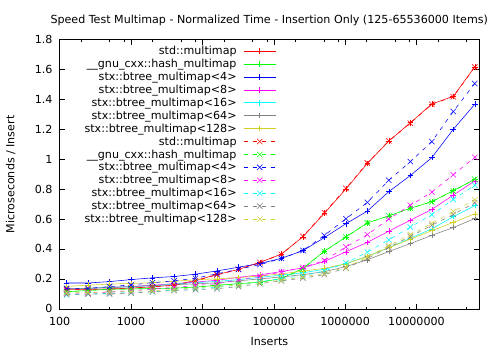

This chart was generated by the following gnuplot code:
#!/usr/bin/env gnuplot

set pointsize 0.7
set style line 1 linecolor rgbcolor "#FF0000" linewidth 1.6 pointsize 0.6 linetype 1
set style line 2 linecolor rgbcolor "#00FF00" linewidth 1.6 pointsize 0.6 linetype 1
set style line 3 linecolor rgbcolor "#0000FF" linewidth 1.6 pointsize 0.6 linetype 1
set style line 4 linecolor rgbcolor "#FF00FF" linewidth 1.6 pointsize 0.6 linetype 1
set style line 5 linecolor rgbcolor "#00FFFF" linewidth 1.6 pointsize 0.6 linetype 1
set style line 6 linecolor rgbcolor "#808080" linewidth 1.6 pointsize 0.6 linetype 1
set style line 7 linecolor rgbcolor "#D0D020" linewidth 1.6 pointsize 0.6 linetype 1
set style line 8 linecolor rgbcolor "#FF0000" linewidth 1.6 pointsize 0.6 linetype 2
set style line 9 linecolor rgbcolor "#00FF00" linewidth 1.6 pointsize 0.6 linetype 2
set style line 10 linecolor rgbcolor "#0000FF" linewidth 1.6 pointsize 0.6 linetype 2
set style line 11 linecolor rgbcolor "#FF00FF" linewidth 1.6 pointsize 0.6 linetype 2
set style line 12 linecolor rgbcolor "#00FFFF" linewidth 1.6 pointsize 0.6 linetype 2
set style line 13 linecolor rgbcolor "#808080" linewidth 1.6 pointsize 0.6 linetype 2
set style line 14 linecolor rgbcolor "#D0D040" linewidth 1.6 pointsize 0.6 linetype 2
set style increment user

set terminal pdf size 5, 3.5 dashed
set output 'speedtest-delta.pdf'

### 3rd Plot

set title "Speed Test Multimap - Normalized Time - Insertion Only (125-65536000 Items)"
set key top left
set logscale x
set xrange [100:76000000]
set xlabel "Inserts"
set ylabel "Microseconds / Insert"
set format x "%.0f"

plot "new/speed-map-insert.txt" using 1:($2 / $1) * 1000000 title "std::multimap" with linespoints, \
     "new/speed-map-insert.txt" using 1:($3 / $1) * 1000000 title "__gnu_cxx::hash_multimap" with linespoints, \
     "new/speed-map-insert.txt" using 1:($5 / $1) * 1000000 title "stx::btree_multimap<4>" with linespoints,  \
     "new/speed-map-insert.txt" using 1:($6 / $1) * 1000000 title "stx::btree_multimap<8>" with linespoints,  \
     "new/speed-map-insert.txt" using 1:($7 / $1) * 1000000 title "stx::btree_multimap<16>" with linespoints, \
     "new/speed-map-insert.txt" using 1:($8 / $1) * 1000000 title "stx::btree_multimap<64>" with linespoints, \
     "new/speed-map-insert.txt" using 1:($9 / $1) * 1000000 title "stx::btree_multimap<128>" with linespoints, \
     \
     "old/speed-map-insert.txt" using 1:($2 / $1) * 1000000 title "std::multimap" with linespoints, \
     "old/speed-map-insert.txt" using 1:($3 / $1) * 1000000 title "__gnu_cxx::hash_multimap" with linespoints, \
     "old/speed-map-insert.txt" using 1:($5 / $1) * 1000000 title "stx::btree_multimap<4>" with linespoints,  \
     "old/speed-map-insert.txt" using 1:($6 / $1) * 1000000 title "stx::btree_multimap<8>" with linespoints,  \
     "old/speed-map-insert.txt" using 1:($7 / $1) * 1000000 title "stx::btree_multimap<16>" with linespoints, \
     "old/speed-map-insert.txt" using 1:($8 / $1) * 1000000 title "stx::btree_multimap<64>" with linespoints, \
     "old/speed-map-insert.txt" using 1:($9 / $1) * 1000000 title "stx::btree_multimap<128>" with linespoints

### Now Measuring a Sequence of Insert/Find/Erase Operations

### 3rd Plot

set title "Speed Test Multimap - Normalized Time - Insert/Find/Erase (125-65536000 Items)"
set key top left
set logscale x
set xrange [100:38000000]
set xlabel "Items"
set ylabel "Microseconds / Item"
set format x "%.0f"

plot "new/speed-map-all.txt" using 1:($2 / $1) * 1000000 title "std::multimap" with linespoints, \
     "new/speed-map-all.txt" using 1:($3 / $1) * 1000000 title "__gnu_cxx::hash_multimap" with linespoints, \
     "new/speed-map-all.txt" using 1:($5 / $1) * 1000000 title "stx::btree_multimap<4>" with linespoints,  \
     "new/speed-map-all.txt" using 1:($6 / $1) * 1000000 title "stx::btree_multimap<8>" with linespoints,  \
     "new/speed-map-all.txt" using 1:($7 / $1) * 1000000 title "stx::btree_multimap<16>" with linespoints, \
     "new/speed-map-all.txt" using 1:($8 / $1) * 1000000 title "stx::btree_multimap<64>" with linespoints, \
     "new/speed-map-all.txt" using 1:($9 / $1) * 1000000 title "stx::btree_multimap<128>" with linespoints, \
     \
     "old/speed-map-all.txt" using 1:($2 / $1) * 1000000 title "std::multimap" with linespoints, \
     "old/speed-map-all.txt" using 1:($3 / $1) * 1000000 title "__gnu_cxx::hash_multimap" with linespoints, \
     "old/speed-map-all.txt" using 1:($5 / $1) * 1000000 title "stx::btree_multimap<4>" with linespoints,  \
     "old/speed-map-all.txt" using 1:($6 / $1) * 1000000 title "stx::btree_multimap<8>" with linespoints,  \
     "old/speed-map-all.txt" using 1:($7 / $1) * 1000000 title "stx::btree_multimap<16>" with linespoints, \
     "old/speed-map-all.txt" using 1:($8 / $1) * 1000000 title "stx::btree_multimap<64>" with linespoints, \
     "old/speed-map-all.txt" using 1:($9 / $1) * 1000000 title "stx::btree_multimap<128>" with linespoints

### Now Measuring only Find Operations

### 3rd Plot

set title "Speed Test Multimap - Normalized Time - Find Only (125-65536000 Items)"
set key top left
set logscale x
set xrange [100:38000000]
set xlabel "Items"
set ylabel "Microseconds / Item"
set format x "%.0f"

plot "new/speed-map-find.txt" using 1:($2 / $1) * 1000000 title "std::multimap" with linespoints, \
     "new/speed-map-find.txt" using 1:($3 / $1) * 1000000 title "__gnu_cxx::hash_multimap" with linespoints, \
     "new/speed-map-find.txt" using 1:($5 / $1) * 1000000 title "stx::btree_multimap<4>" with linespoints,  \
     "new/speed-map-find.txt" using 1:($6 / $1) * 1000000 title "stx::btree_multimap<8>" with linespoints,  \
     "new/speed-map-find.txt" using 1:($7 / $1) * 1000000 title "stx::btree_multimap<16>" with linespoints, \
     "new/speed-map-find.txt" using 1:($8 / $1) * 1000000 title "stx::btree_multimap<64>" with linespoints, \
     "new/speed-map-find.txt" using 1:($9 / $1) * 1000000 title "stx::btree_multimap<128>" with linespoints, \
     \
     "old/speed-map-find.txt" using 1:($2 / $1) * 1000000 title "std::multimap" with linespoints, \
     "old/speed-map-find.txt" using 1:($3 / $1) * 1000000 title "__gnu_cxx::hash_multimap" with linespoints, \
     "old/speed-map-find.txt" using 1:($5 / $1) * 1000000 title "stx::btree_multimap<4>" with linespoints,  \
     "old/speed-map-find.txt" using 1:($6 / $1) * 1000000 title "stx::btree_multimap<8>" with linespoints,  \
     "old/speed-map-find.txt" using 1:($7 / $1) * 1000000 title "stx::btree_multimap<16>" with linespoints, \
     "old/speed-map-find.txt" using 1:($8 / $1) * 1000000 title "stx::btree_multimap<64>" with linespoints, \
     "old/speed-map-find.txt" using 1:($9 / $1) * 1000000 title "stx::btree_multimap<128>" with linespoints




### 3rd Plot

set title "Speed Test Multiset - Normalized Time - Insertion Only (125-65536000 Items)"
set key top left
set logscale x
set xrange [100:76000000]
set xlabel "Inserts"
set ylabel "Microseconds / Insert"
set format x "%.0f"

plot "new/speed-set-insert.txt" using 1:($2 / $1) * 1000000 title "std::multiset" with linespoints, \
     "new/speed-set-insert.txt" using 1:($3 / $1) * 1000000 title "__gnu_cxx::hash_multiset" with linespoints, \
     "new/speed-set-insert.txt" using 1:($5 / $1) * 1000000 title "stx::btree_multiset<4>" with linespoints,  \
     "new/speed-set-insert.txt" using 1:($6 / $1) * 1000000 title "stx::btree_multiset<8>" with linespoints,  \
     "new/speed-set-insert.txt" using 1:($7 / $1) * 1000000 title "stx::btree_multiset<16>" with linespoints, \
     "new/speed-set-insert.txt" using 1:($8 / $1) * 1000000 title "stx::btree_multiset<64>" with linespoints, \
     "new/speed-set-insert.txt" using 1:($9 / $1) * 1000000 title "stx::btree_multiset<128>" with linespoints, \
     \
     "old/speed-set-insert.txt" using 1:($2 / $1) * 1000000 title "std::multiset" with linespoints, \
     "old/speed-set-insert.txt" using 1:($3 / $1) * 1000000 title "__gnu_cxx::hash_multiset" with linespoints, \
     "old/speed-set-insert.txt" using 1:($5 / $1) * 1000000 title "stx::btree_multiset<4>" with linespoints,  \
     "old/speed-set-insert.txt" using 1:($6 / $1) * 1000000 title "stx::btree_multiset<8>" with linespoints,  \
     "old/speed-set-insert.txt" using 1:($7 / $1) * 1000000 title "stx::btree_multiset<16>" with linespoints, \
     "old/speed-set-insert.txt" using 1:($8 / $1) * 1000000 title "stx::btree_multiset<64>" with linespoints, \
     "old/speed-set-insert.txt" using 1:($9 / $1) * 1000000 title "stx::btree_multiset<128>" with linespoints
     
### Now Measuring a Sequence of Insert/Find/Erase Operations

### 3rd Plot

set title "Speed Test Multiset - Normalized Time - Insert/Find/Erase (125-65536000 Items)"
set key top left
set logscale x
set xrange [100:38000000]
set xlabel "Items"
set ylabel "Microseconds / Item"
set format x "%.0f"

plot "new/speed-set-all.txt" using 1:($2 / $1) * 1000000 title "std::multiset" with linespoints, \
     "new/speed-set-all.txt" using 1:($3 / $1) * 1000000 title "__gnu_cxx::hash_multiset" with linespoints, \
     "new/speed-set-all.txt" using 1:($5 / $1) * 1000000 title "stx::btree_multiset<4>" with linespoints,  \
     "new/speed-set-all.txt" using 1:($6 / $1) * 1000000 title "stx::btree_multiset<8>" with linespoints,  \
     "new/speed-set-all.txt" using 1:($7 / $1) * 1000000 title "stx::btree_multiset<16>" with linespoints, \
     "new/speed-set-all.txt" using 1:($8 / $1) * 1000000 title "stx::btree_multiset<64>" with linespoints, \
     "new/speed-set-all.txt" using 1:($9 / $1) * 1000000 title "stx::btree_multiset<128>" with linespoints, \
     \
     "old/speed-set-all.txt" using 1:($2 / $1) * 1000000 title "std::multiset" with linespoints, \
     "old/speed-set-all.txt" using 1:($3 / $1) * 1000000 title "__gnu_cxx::hash_multiset" with linespoints, \
     "old/speed-set-all.txt" using 1:($5 / $1) * 1000000 title "stx::btree_multiset<4>" with linespoints,  \
     "old/speed-set-all.txt" using 1:($6 / $1) * 1000000 title "stx::btree_multiset<8>" with linespoints,  \
     "old/speed-set-all.txt" using 1:($7 / $1) * 1000000 title "stx::btree_multiset<16>" with linespoints, \
     "old/speed-set-all.txt" using 1:($8 / $1) * 1000000 title "stx::btree_multiset<64>" with linespoints, \
     "old/speed-set-all.txt" using 1:($9 / $1) * 1000000 title "stx::btree_multiset<128>" with linespoints

### Now Measuring only Find Operations

### 3rd Plot

set title "Speed Test Multiset - Normalized Time - Find Only (125-65536000 Items)"
set key top left
set logscale x
set xrange [100:38000000]
set xlabel "Items"
set ylabel "Microseconds / Item"
set format x "%.0f"

plot "new/speed-set-find.txt" using 1:($2 / $1) * 1000000 title "std::multiset" with linespoints, \
     "new/speed-set-find.txt" using 1:($3 / $1) * 1000000 title "__gnu_cxx::hash_multiset" with linespoints, \
     "new/speed-set-find.txt" using 1:($5 / $1) * 1000000 title "stx::btree_multiset<4>" with linespoints,  \
     "new/speed-set-find.txt" using 1:($6 / $1) * 1000000 title "stx::btree_multiset<8>" with linespoints,  \
     "new/speed-set-find.txt" using 1:($7 / $1) * 1000000 title "stx::btree_multiset<16>" with linespoints, \
     "new/speed-set-find.txt" using 1:($8 / $1) * 1000000 title "stx::btree_multiset<64>" with linespoints, \
     "new/speed-set-find.txt" using 1:($9 / $1) * 1000000 title "stx::btree_multiset<128>" with linespoints, \
     \
     "old/speed-set-find.txt" using 1:($2 / $1) * 1000000 title "std::multiset" with linespoints, \
     "old/speed-set-find.txt" using 1:($3 / $1) * 1000000 title "__gnu_cxx::hash_multiset" with linespoints, \
     "old/speed-set-find.txt" using 1:($5 / $1) * 1000000 title "stx::btree_multiset<4>" with linespoints,  \
     "old/speed-set-find.txt" using 1:($6 / $1) * 1000000 title "stx::btree_multiset<8>" with linespoints,  \
     "old/speed-set-find.txt" using 1:($7 / $1) * 1000000 title "stx::btree_multiset<16>" with linespoints, \
     "old/speed-set-find.txt" using 1:($8 / $1) * 1000000 title "stx::btree_multiset<64>" with linespoints, \
     "old/speed-set-find.txt" using 1:($9 / $1) * 1000000 title "stx::btree_multiset<128>" with linespoints
